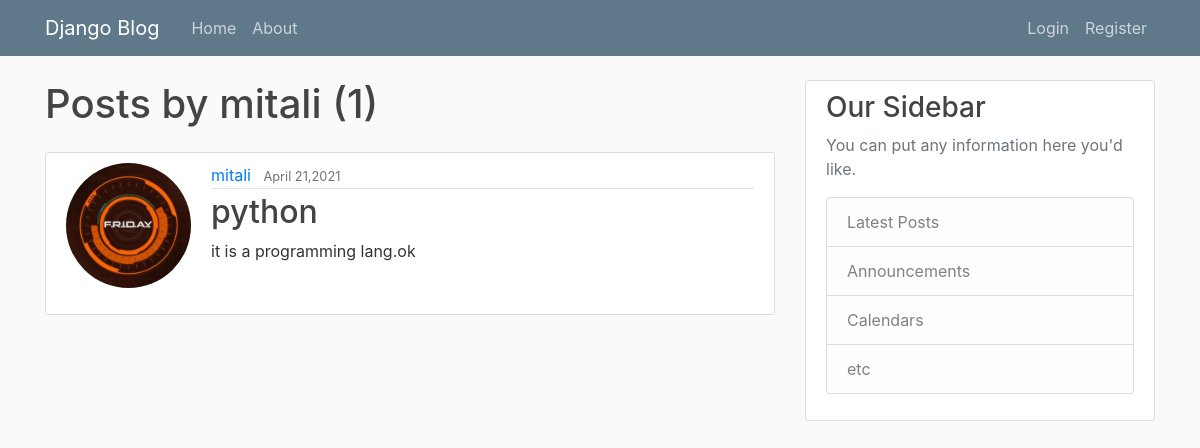
Page /user/mitali on the committed database.
### blog/models.py (models this page shows, shortened)
class Post(models.Model):
    title = models.CharField(max_length=120)
    content = models.TextField()
    date_posted = models.DateTimeField(default=timezone.now)
    author = models.ForeignKey(User, on_delete=models.CASCADE)

### user/models.py (models this page shows, shortened)
class Profile(models.Model):
    user = models.OneToOneField(User, on_delete=models.CASCADE)
    image = models.ImageField(default='default.jpg', upload_to='profile_pics')

### blog/views.py (the view)
# urls.py: path('user/<str:username>',UserPostListView.as_view(),name="user-posts"),
class UserPostListView(ListView):
    model = Post
    template_name = 'blog/user_posts.html' #<app>/<model>_<viewtype>.html
    context_object_name = 'posts'
    paginate_by = 2
    def get_queryset(self):
        user = get_object_or_404(User,username=self.kwargs.get('username'))
        return Post.objects.filter(author=user).order_by('-date_posted')

### blog/templates/blog/user_posts.html (shortened to what this page needs)
{% extends 'blog/base.html'%}
{%block content%}
    <h1 class="mb-4">Posts by {{view.kwargs.username}} ({{ page_obj.paginator.count}})</h1>
    {% for post in posts %}
    <article class="media content-section">
        <img class="rounded-circle account-img" src="{{ post.author.profile.image.url }}">
  <div class="media-body">
    <div class="article-metadata">
      <a class="mr-2" href="{% url 'user-posts' post.author.username %}">{{ post.author }}</a>
      <small class="text-muted">{{ post.date_posted|date:"F d,Y"}}</small>
    </div>
    <h2><a class="article-title" href="{% url 'post-detail' post.id %}">{{ post.title }}</a></h2>
    <p class="article-content">{{ post.content }}</p>
  </div>
</article>
    {% endfor %}
{% endblock %}

### blog/static/blogtemp/main.css (style rules this page uses)
body { background: #fafafa; color: #333333; margin-top: 5rem; }
h1, h2, h3, h4, h5, h6 { color: #444444; }
.content-section { background: #ffffff; padding: 10px 20px; border: 1px solid #dddddd; border-radius: 3px; margin-bottom: 20px; }
.article-title { color: #444444; }
.article-content { white-space: pre-line; }
.article-metadata { padding-bottom: 1px; margin-bottom: 4px; border-bottom: 1px solid #e3e3e3 }
.account-img { height: 125px; width: 125px; margin-right: 20px; margin-bottom: 16px; }

### rows in the picture
Post: author.profile.image (picture), author "mitali", date_posted "April 21,2021", title "python", content "it is a programming lang.ok"

### other values in the picture
{{ view.kwargs.username }} "mitali"
{{ page_obj.paginator.count }} "1"
